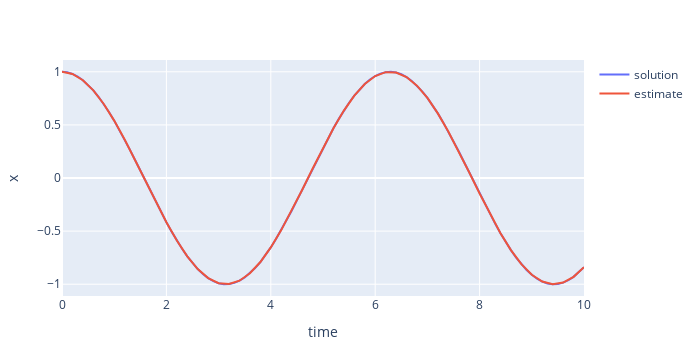

Notebook source saved alongside this figure:
### Markdown cell above
Plot of solution and estimate for x versus t

### Code cell
u = [1 0]
t = 0:0.2:10
real_t = 0:0.1:10
s = solve_ode(f2, u, t, "rk4", 0.001);
real_s = f2_solution(u, real_t);

x = s[:,1];
x_dot = s[:,2];
x_sol = real_s[:,1];
x_dot_sol = real_s[:,2];

solution = scatter(x=real_t, y=x_sol, mode="lines",name="solution")
estimate = scatter(x=t, y=x, mode="lines",name="estimate")

layout = Layout(
    xaxis_title="time",
    yaxis_title="x",
    width=700, height=350,
    )

plot([solution, estimate], layout)

# include("../visualisation.jl")
# plot_ode(f2, u, t, ["x" "y"])
